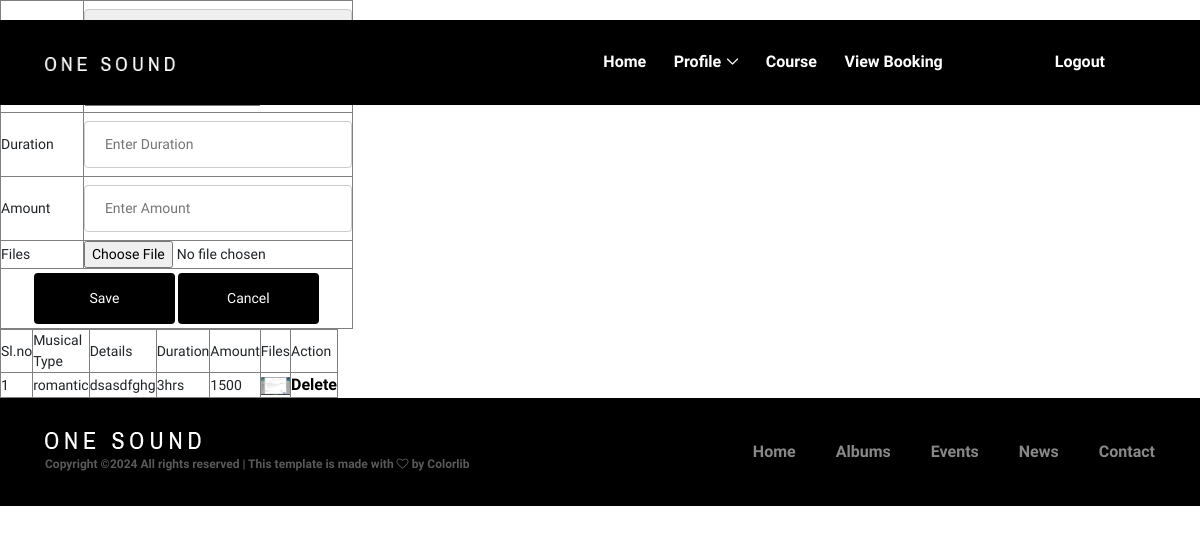
Screenshot of /Freelancer/Course/ (signed in) with the database file from the repository.
### Freelancer/models.py (models this page shows)
class tbl_Course(models.Model):
    Course_details=models.CharField(max_length=50)
    Course_duration=models.CharField(max_length=50)
    Course_amount=models.CharField(max_length=50)
    Course_files=models.FileField(upload_to='courseDoc/')
    musicaltype=models.ForeignKey(tbl_Musicaltype,on_delete=models.CASCADE,null=True)
    freelancer=models.ForeignKey(tbl_FreelancerRegistration,on_delete=models.CASCADE,null=True)

### Admin/models.py (models this page shows)
class tbl_Musicaltype(models.Model):
    Musical_type=models.CharField(max_length=100)

### Freelancer/views.py (the view)
# urls.py: path('Course/',views.Course,name="Course"),
def Course(request):
    prodata=tbl_FreelancerRegistration.objects.get(id=request.session["fid"])
    data=tbl_Musicaltype.objects.all()
    cdata=tbl_Course.objects.filter(freelancer=prodata)
    if request.method=="POST":
        seltype=tbl_Musicaltype.objects.get(id=request.POST.get("typedrp"))
        tbl_Course.objects.create(Course_details=request.POST.get("txt_details"),
                                 Course_duration=request.POST.get("txt_duration"),
                                 Course_amount=request.POST.get("txt_amount"),
                                 Course_files=request.FILES.get("files"),
                                 musicaltype=seltype,
                                 freelancer=prodata)
        return redirect("Freelancer:Course")
    else:
        return render(request,"freelancer/Course.html",{'data':data,'cdata':cdata})

### Freelancer/Templates/Freelancer/Course.html (shortened to what this page needs)
{% extends 'Freelancer/Header.html' %}
{% load static %}
    {% block content %}
    <table border="1" align="center">
    <form method="post" enctype="multipart/form-data">
        <tr>
            <td>Musical Type</td>
            <td>
            </td>
        </tr>
        <tr>
            <td>Details</td>
        </tr>
        <tr>
            <td>Duration</td>
            <td><input type="text" name="txt_duration" placeholder="Enter Duration" value="" ></td>
        </tr>
        <tr>
            <td>Amount</td>
            <td><input type="text" name="txt_amount" placeholder="Enter Amount" value="" ></td>
        </tr>
        <tr>
            <td>Files</td>
            <td><input type="file" id="files" name="files"></td>
        </tr>
        <tr>
            <td colspan="2" align="center">
            <input type="submit" name="btn_save" id="btn_save" value="Save">
            <input type="submit" name="btn_cancel" id="btn_cancel" value="Cancel"></td>
        </tr>
</table>
        <table width="200" border="1">
        <tr>
            <td>Sl.no</td>
            <td>Musical Type</td>
            <td>Details</td>
            <td>Duration</td>
            <td>Amount</td>
            <td>Files</td>
            <td>Action</td>
        </tr>
        {% for i in cdata %}
        <tr>
            <td>{{forloop.counter}}</td>
            <td>{{i.musicaltype.Musical_type}}</td>
            <td>{{i.Course_details}}</td>
            <td>{{i.Course_duration}}</td>
            <td>{{i.Course_amount}}</td>
            <td><img src="{{i.Course_files.url}}" width="150" height="150"></td>
            <td><a href="{% url 'Freelancer:delcourse' i.id %}">Delete</a></td>
        </tr>
        {% endfor %}
    </table>
{% endblock content %}

### Guest/static/main/style.css (style rules this page uses)
* { margin: 0; padding: 0; }
body { font-family: "Archivo Narrow", sans-serif; font-size: 14px; }
a, a:hover, a:focus { -webkit-transition-duration: 500ms; transition-duration: 500ms; text-decoration: none; outline: 0 solid transparent; color: #000000; font-weight: 700; font-size: 16px; font-family: "Archivo Narrow", sans-serif; }
img { height: auto; max-width: 100%; }

### Guest/static/mainform.css (style rules this page uses)
input[type=text],[type=password],[type=email],[type=date], select { width: 100%; padding: 12px 20px; margin: 8px 0; display: inline-block; border: 1px solid #ccc; border-radius: 4px; box-sizing: border-box; }
input[type=submit] { width: 40%; background-color: #000; color: white; padding: 15px; margin: 4px 0; border: none; border-radius: 4px; cursor: pointer; }

### Guest/static/main/css/classy-nav.css (style rules this page uses)
* { margin: 0; padding: 0; }
body { font-family: "Roboto", sans-serif; }
img { height: auto; max-width: 100%; }

### rows the page displays
tbl_Course: musicaltype.Musical_type "romantic", Course_details "dsasdfghg", Course_duration "3hrs", Course_amount "1500", Course_files (picture)
